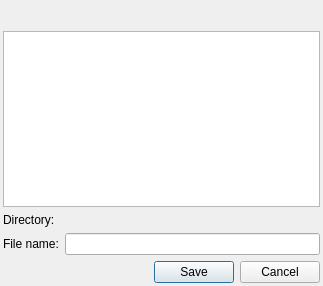
<?xml version="1.0" encoding="UTF-8"?>
<ui version="4.0">
 <class>OutputFileDialog</class>
 <widget class="QDialog" name="OutputFileDialog">
  <property name="geometry">
   <rect>
    <x>0</x>
    <y>0</y>
    <width>323</width>
    <height>286</height>
   </rect>
  </property>
  <property name="windowTitle">
   <string>Save file/directory</string>
  </property>
  <layout class="QVBoxLayout" name="verticalLayout_2">
   <property name="margin">
    <number>3</number>
   </property>
   <item>
    <layout class="QHBoxLayout" name="horizontalLayout_2">
     <item>
      <widget class="QPushButton" name="addDirButton">
       <property name="maximumSize">
        <size>
         <width>25</width>
         <height>25</height>
        </size>
       </property>
       <property name="toolTip">
        <string>Create directory</string>
       </property>
       <property name="text">
        <string/>
       </property>
       <property name="autoDefault">
        <bool>false</bool>
       </property>
       <property name="flat">
        <bool>true</bool>
       </property>
      </widget>
     </item>
     <item>
      <spacer name="horizontalSpacer">
       <property name="orientation">
        <enum>Qt::Horizontal</enum>
       </property>
       <property name="sizeHint" stdset="0">
        <size>
         <width>40</width>
         <height>20</height>
        </size>
       </property>
      </spacer>
     </item>
     <item>
      <widget class="QPushButton" name="absolutePathButton">
       <property name="maximumSize">
        <size>
         <width>25</width>
         <height>25</height>
        </size>
       </property>
       <property name="toolTip">
        <string>Save to file system</string>
       </property>
       <property name="text">
        <string/>
       </property>
       <property name="autoDefault">
        <bool>false</bool>
       </property>
       <property name="flat">
        <bool>true</bool>
       </property>
      </widget>
     </item>
    </layout>
   </item>
   <item>
    <layout class="QVBoxLayout" name="verticalLayout">
     <item>
      <widget class="QTreeView" name="treeView">
       <property name="rootIsDecorated">
        <bool>false</bool>
       </property>
       <attribute name="headerVisible">
        <bool>false</bool>
       </attribute>
       <attribute name="headerDefaultSectionSize">
        <number>0</number>
       </attribute>
      </widget>
     </item>
    </layout>
   </item>
   <item>
    <widget class="QWidget" name="nameWidget" native="true">
     <layout class="QGridLayout" name="gridLayout">
      <property name="margin">
       <number>0</number>
      </property>
      <item row="0" column="0">
       <widget class="QLabel" name="label">
        <property name="text">
         <string>Directory:</string>
        </property>
       </widget>
      </item>
      <item row="0" column="1">
       <widget class="QLabel" name="dirLabel">
        <property name="text">
         <string/>
        </property>
       </widget>
      </item>
      <item row="1" column="0">
       <widget class="QLabel" name="nameLabel">
        <property name="sizePolicy">
         <sizepolicy hsizetype="Maximum" vsizetype="Preferred">
          <horstretch>0</horstretch>
          <verstretch>0</verstretch>
         </sizepolicy>
        </property>
        <property name="text">
         <string>File name:</string>
        </property>
       </widget>
      </item>
      <item row="1" column="1">
       <widget class="QLineEdit" name="nameEdit">
        <property name="sizePolicy">
         <sizepolicy hsizetype="Minimum" vsizetype="Fixed">
          <horstretch>0</horstretch>
          <verstretch>0</verstretch>
         </sizepolicy>
        </property>
       </widget>
      </item>
     </layout>
    </widget>
   </item>
   <item>
    <widget class="QDialogButtonBox" name="buttonBox">
     <property name="orientation">
      <enum>Qt::Horizontal</enum>
     </property>
     <property name="standardButtons">
      <set>QDialogButtonBox::Cancel|QDialogButtonBox::Save</set>
     </property>
    </widget>
   </item>
  </layout>
 </widget>
 <resources/>
 <connections>
  <connection>
   <sender>buttonBox</sender>
   <signal>accepted()</signal>
   <receiver>OutputFileDialog</receiver>
   <slot>accept()</slot>
   <hints>
    <hint type="sourcelabel">
     <x>248</x>
     <y>254</y>
    </hint>
    <hint type="destinationlabel">
     <x>157</x>
     <y>274</y>
    </hint>
   </hints>
  </connection>
  <connection>
   <sender>buttonBox</sender>
   <signal>rejected()</signal>
   <receiver>OutputFileDialog</receiver>
   <slot>reject()</slot>
   <hints>
    <hint type="sourcelabel">
     <x>316</x>
     <y>260</y>
    </hint>
    <hint type="destinationlabel">
     <x>286</x>
     <y>274</y>
    </hint>
   </hints>
  </connection>
 </connections>
</ui>
